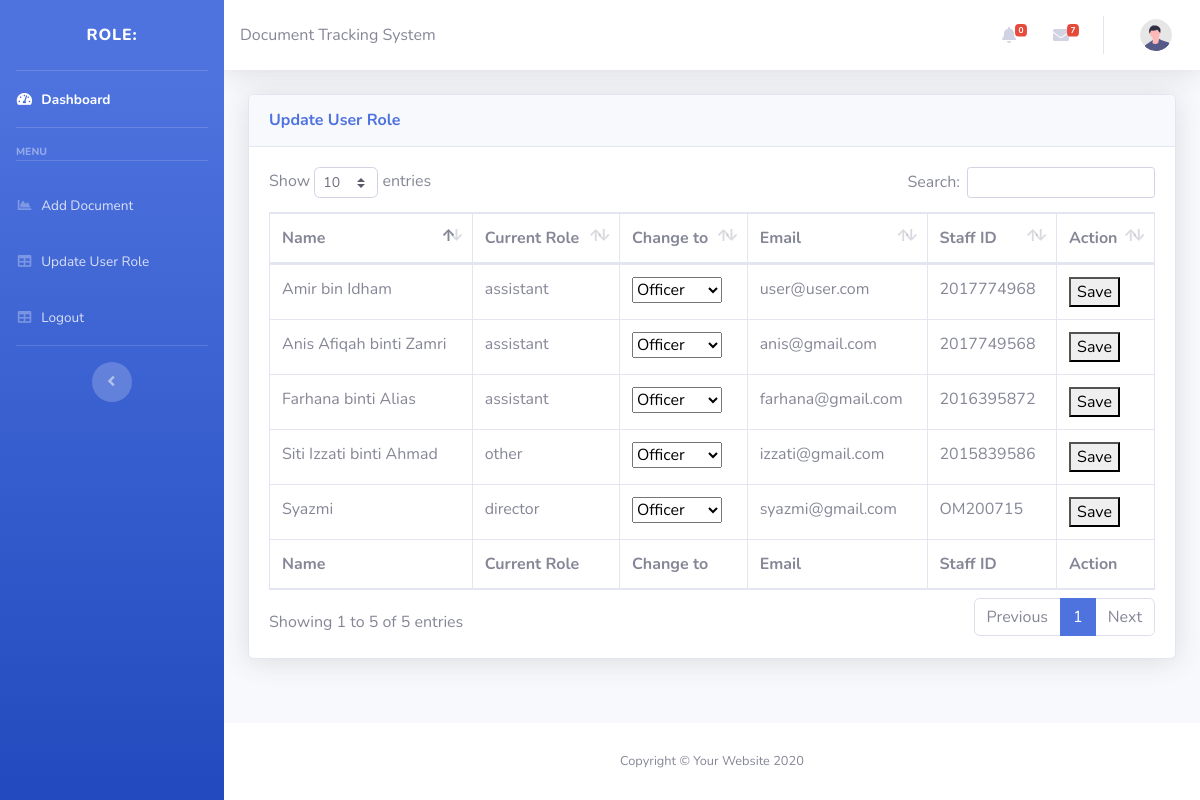
The app's page /user/owner/index3.php with its own data.
### tables this page shows
CREATE TABLE `users` (
  `id` int(11) NOT NULL,
  `name` varchar(250) NOT NULL,
  `login` varchar(250) NOT NULL,
  `password` varchar(250) NOT NULL,
  `role` int(11) NOT NULL DEFAULT 0,
  `role_name` varchar(255) DEFAULT NULL,
  `staff_id` varchar(255) NOT NULL
);

### user/owner/index3.php (the view, shortened to what this page needs)
<?php include 'settings.php';
?>
<!DOCTYPE html>
<html lang="en">
<head>
    <link href="vendor/fontawesome-free/css/all.min.css" rel="stylesheet" type="text/css">
    <link href="css/sb-admin-2.min.css" rel="stylesheet">
    <link href="vendor/datatables/dataTables.bootstrap4.min.css" rel="stylesheet">
</head>
<body id="page-top">
    <div id="wrapper">
        <ul class="navbar-nav bg-gradient-primary sidebar sidebar-dark accordion" id="accordionSidebar">
            <a class="sidebar-brand d-flex align-items-center justify-content-center" href="index.php">
                <div class="sidebar-brand-text mx-3">Role: <?php $ufunc->UserRole();?></div>
            </a>
            <hr class="sidebar-divider my-0">
            <li class="nav-item active">
                <a class="nav-link" href="index.php">
                    <i class="fas fa-fw fa-tachometer-alt"></i>
                    <span>Dashboard</span></a>
            </li>
            <hr class="sidebar-divider">
            <div class="sidebar-heading">
                Menu
            </div>
            <hr class="sidebar-divider">
            <li class="nav-item">
                <a class="nav-link" href="add_doc.php">
                    <i class="fas fa-fw fa-chart-area"></i>
                    <span>Add Document</span></a>
            </li>
            <li class="nav-item">
                <a class="nav-link" href="index.php">
                    <i class="fas fa-fw fa-table"></i>
                    <span>Update User Role</span></a>
            </li>
            <li class="nav-item">
                <a class="nav-link" href="../../includes/logout.php">
                    <i class="fas fa-fw fa-table"></i>
                    <span>Logout</span></a>
            </li>
            <hr class="sidebar-divider d-none d-md-block">
            <div class="text-center d-none d-md-inline">
                <button class="rounded-circle border-0" id="sidebarToggle"></button>
            </div>
        </ul>
        <div id="content-wrapper" class="d-flex flex-column">
            <div id="content">
                <nav class="navbar navbar-expand navbar-light bg-white topbar mb-4 static-top shadow">
                    <div>
                      Document Tracking System
                    </div>
                    <ul class="navbar-nav ml-auto">
                        <li class="nav-item dropdown no-arrow mx-1">
                            <a class="nav-link dropdown-toggle" href="#" id="alertsDropdown" role="button"
                                data-toggle="dropdown" aria-haspopup="true" aria-expanded="false">
                                <i class="fas fa-bell fa-fw"></i>
                                <span class="badge badge-danger badge-counter"><?php echo $_SESSION['current_count']?></span>
                            </a>
                        </li>
                        <li class="nav-item dropdown no-arrow mx-1">
                            <a class="nav-link dropdown-toggle" href="#" id="messagesDropdown" role="button"
                                data-toggle="dropdown" aria-haspopup="true" aria-expanded="false">
                                <i class="fas fa-envelope fa-fw"></i>
                                <span class="badge badge-danger badge-counter">7</span>
                            </a>
                        </li>
                        <li class="nav-item dropdown no-arrow">
                            <a class="nav-link dropdown-toggle" href="#" id="userDropdown" role="button"
                                data-toggle="dropdown" aria-haspopup="true" aria-expanded="false">
                                <img class="img-profile rounded-circle"
                                    src="img/undraw_profile.svg">
                            </a>
                        </li>
                    </ul>
                </nav>
                <div class="container-fluid" id="container-fluid">
                    <div class="card shadow mb-4">
                        <div class="card-header py-3">
                            <h6 class="m-0 font-weight-bold text-primary">Update User Role</h6>
                        </div>
                        <div class="card-body">
                            <div class="table-responsive">
                                <table class="table table-bordered" id="dataTable" width="100%" cellspacing="0">
                                    <thead>
                                        <tr>
                                            <th>Name</th>
                                            <th>Current Role</th>
                                            <th>Change to</th>
                                            <th>Email</th>
                                            <th>Staff ID</th>
                                            <th>Action</th>
                                        </tr>
                                    </thead>
                                    <tfoot>
                                        <tr>
                                            <th>Name</th>
                                            <th>Current Role</th>
                                            <th>Change to</th>
                                            <th>Email</th>
                                            <th>Staff ID</th>
                                            <th>Action</th>
                                        </tr>
                                    </tfoot>
                                    <tbody>
                                        <?php
                                            include "C:\laragon\www\DTS\includes\connect.php";
                                            $query = "SELECT * FROM users WHERE (role_name != 'admin' || 'Admin') OR (role_name is NULL)";
                                            $result = mysqli_query($conn,$query);
                                            while ($row = mysqli_fetch_array($result)) {
                                              echo "<tr>";
                                              echo "<form method='post' target='_blank' action='edit.php'>";
                                              echo "<td >" . $row['name'] . "</td>";
                                              echo "<td name='role_name'>" . $row['role_name'] . "</td>";
                                              echo "<td><select name='role_name'>
                                                      <option value='officer'>Officer</option>
                                                      <option value='director'>Director</option>
                                                      <option value='assistant'>Assistant</option>
                                                      <option value='other'>Other</option>
                                                    </select></td>";
                                              echo "<td id='".$row['login']."'>". $row['login'] ."</td>";
                                              echo "<td>" . $row['staff_id'] . "</td>";
                                              echo "<td><button type='submit' name='save_button' value='".$row['staff_id']."'>Save</button></td>";
                                              echo "</form>";
                                              echo "</tr>";
                                            }
                                        ?>
                                    </tbody>
                                </table>
                            </div>
                        </div>
                    </div>
                </div>
            </div>
            <footer class="sticky-footer bg-white">
                <div class="container my-auto">
                    <div class="copyright text-center my-auto">
                        <span>Copyright &copy; Your Website 2020</span>
                    </div>
                </div>
            </footer>
        </div>
    </div>
</body>
</html>

### records on screen
users: name "Amir bin Idham", role_name "assistant", login "user@user.com", staff "2017774968"
users: name "Anis Afiqah binti Zamri", role_name "assistant", login "anis@gmail.com", staff "2017749568"
users: name "Farhana binti Alias", role_name "assistant", login "farhana@gmail.com", staff "2016395872"
users: name "Siti Izzati binti Ahmad", role_name "other", login "izzati@gmail.com", staff "2015839586"
users: name "Syazmi", role_name "director", login "syazmi@gmail.com", staff "OM200715"

### other values on screen
$_SESSION['current_count'] "0"
